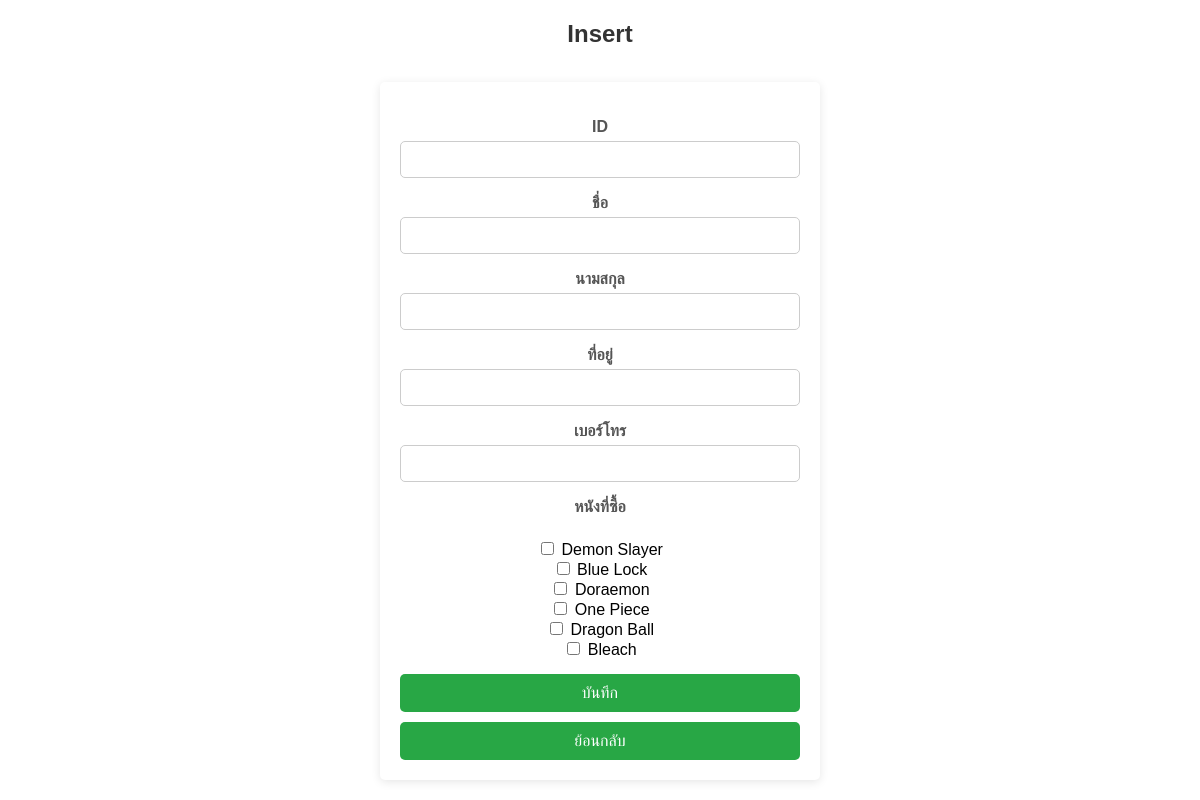
The app's page /insertmem.php, older data.
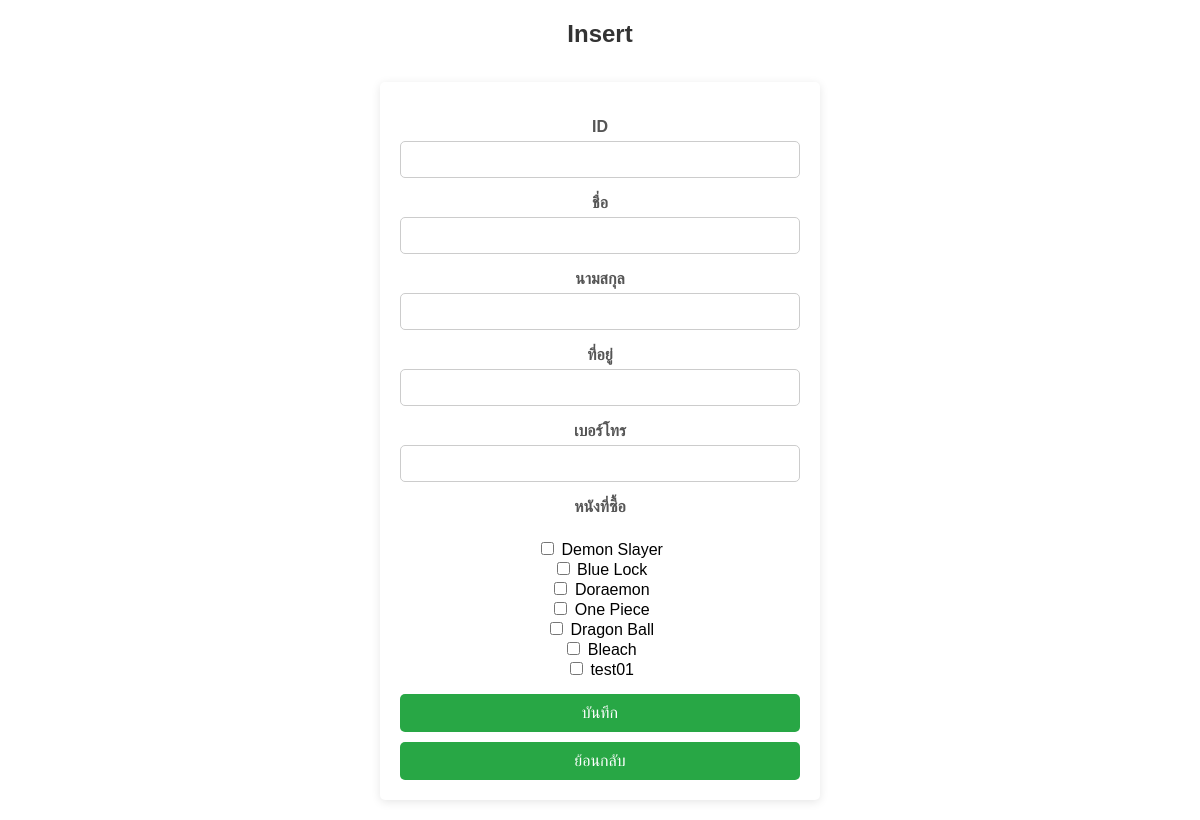
The same page, newer data.
### tables this page shows
CREATE TABLE `product` (
  `pid` varchar(3) NOT NULL,
  `pname` varchar(20) NOT NULL,
  `pdetail` varchar(400) NOT NULL,
  `ptime` varchar(11) NOT NULL,
  `pdate` date NOT NULL
);

### insertmem.php (the view, shortened to what this page needs)
<!DOCTYPE html>
<html lang="en">
<head>
    <link rel="stylesheet"  href="style.css">
</head>
<body>
<h1>Insert</h1><br>
<form method="post" action="insertmemsuccess.php">
        <p>
        <label>ID</label>
        <input type="text" name="mid" id="mid">
        </p>
        <p>
            <label>ชื่อ</label>
            <input type="text" name="mname" id="mname">
        </p>
        <p>
            <label>นามสกุล</label>
            <input type="text" name="mlastname" id="mlastname">
        </p>
        <p>
            <label>ที่อยู่</label>
            <input type="text" name="maddress" id="maddress">
        </p>
        <p>
            <label>เบอร์โทร</label>
            <input type="text" name="mtel" id="mtel">
        </p>
        <p>
        <label>หนังที่ซื้อ</label><br>
        <?php
            require 'conn.php';
            $sql = "SELECT pid, pname FROM product";
            $result = $conn->query($sql);
            if ($result->num_rows > 0) {
                while ($row = $result->fetch_assoc()) {
                    echo "<input type='checkbox' name='pid[]' value='" . $row['pid'] . "'> " . $row['pname'] . "<br>";
                }
            } else {
                echo "<p>ยังไม่มีผลิตภัณฑ์</p>";
            }
        ?>
    </p>
        <input type="submit" value="บันทึก" class="submit">
        <a href='memmenu.php' class="back-button"><button type="button">ย้อนกลับ</button></a>
    </form>
</body>
</html>

Row changes from the older to the newer data that the page shows:
added product: pname "test01"
